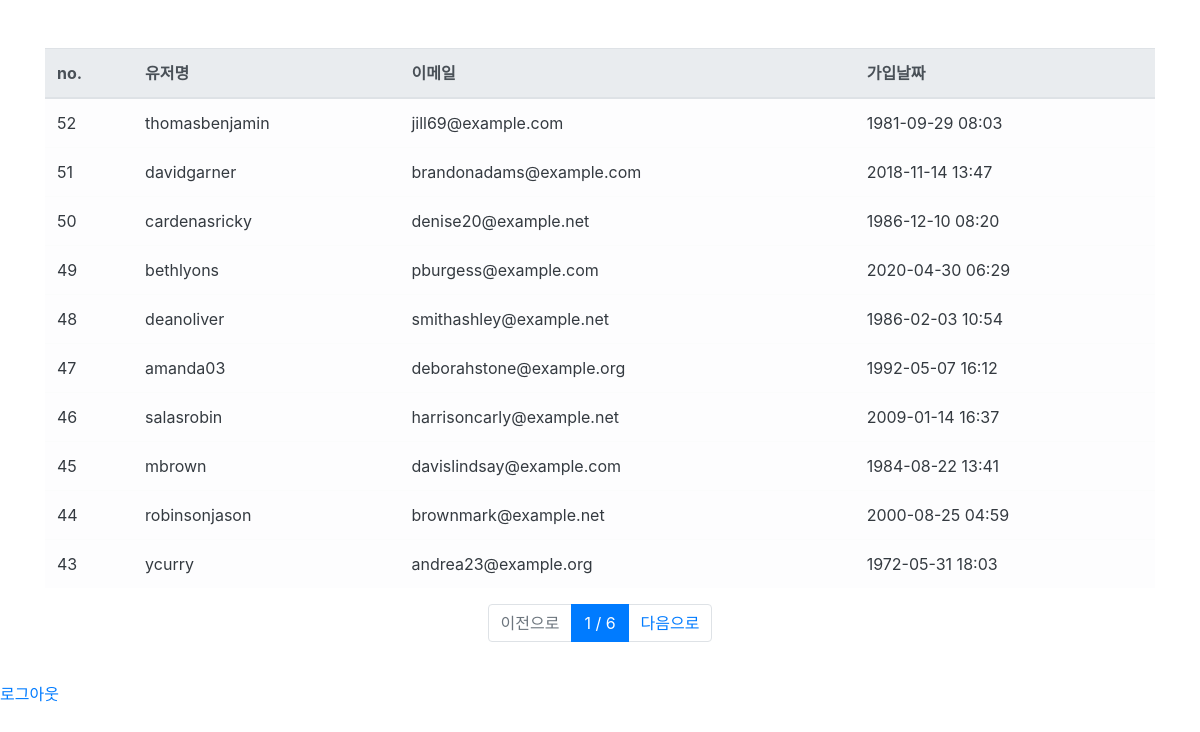
The page /users/ (signed in) on the database its author committed.
### user/models.py (models this page shows, shortened)
class User(AbstractUser):
    register_date = models.DateTimeField(auto_now_add=True, verbose_name="등록날짜")
    class Meta:
        verbose_name = "사용자"
        verbose_name_plural = "사용자"

### user/views.py (the view)
# urls.py: path("users/", user_list_view, name="user_list"),
def user_list_view(request):
    cur_user = request.user
    if cur_user.is_authenticated:
        page = int(request.GET.get("page", 1))
        users = User.objects.all().order_by("-id")
        paginator = Paginator(users, 10)
        users = paginator.get_page(page)
        return render(request, "users.html", {"users": users})
    else:
        return HttpResponseRedirect("/login")

### templates/users.html (shortened to what this page needs)
{% extends "base.html" %}
{% block content %}
  <div class="container">
<div class="row mt-5">
  <div class="col-12">
    <table class="table table-light">
      <thead class="thead-light">
        <tr>
          <th scope="col">no.</th>
          <th scope="col">유저명</th>
          <th scope="col">이메일</th>
          <th scope="col">가입날짜</th>
        </tr>
      </thead>
      <tbody class="text-dark">
        {% for user in users %}
        <tr>
          <td scope="row">{{ user.id }}</td>
          <td>{{ user.username }}</td>
          <td>{{ user.email }}</td>
          <td>{{ user.register_date|date:'Y-m-d H:i' }}</td>
        </tr>
        {% endfor %}
      </tbody>
    </table>
  </div>
</div>
<nav>
  <ul class="pagination justify-content-center">
    {% if users.has_previous %}
    <li class="page-item">
      <a class="page-link" href="?page={{ users.previous_page_number }}">이전으로</a>
    </li>
    {% else %}
    <li class="page-item disabled">
      <a class="page-link" href="#">이전으로</a>
    </li>
    {% endif %}
    <li class="page-item active">
      <a class="page-link" href="#">{{ users.number}} / {{ users.paginator.num_pages }}</a>
    </li>
    {% if users.has_next %}
    <li class="page-item">
      <a class="page-link" href="?page={{ users.next_page_number }}">다음으로</a>
    {% else %}
    <li class="page-item disabled">
      <a class="page-link disabled" href="#">다음으로</a>
    {% endif %}
    </li>
  </ul>
</nav>
  </div>
{% endblock %}

### templates/base.html (shortened to what this page needs)
<!DOCTYPE html>
<html lang="en">
  <head>
    <link
    rel="stylesheet"
    href="https://cdn.jsdelivr.net/npm/bootstrap@4.6.0/dist/css/bootstrap.min.css"
  />
  </head>
  <body>
    {% block content %} {% endblock %}  <br />
     {% if user.is_authenticated %}
    <p><a href="{% url 'logout' %}">로그아웃</a></p>
    {% else %}
    <p><a href="{% url 'register' %}">회원가입</a></p>
    <p><a href="{% url 'login' %}">로그인</a></p>
    {% endif %}
  </body>
</html>

### rows shown on the page
User: id "52", username "thomasbenjamin", email "jill69@example.com", register_date "1981-09-29 08:03"
User: id "51", username "davidgarner", email "brandonadams@example.com", register_date "2018-11-14 13:47"
User: id "50", username "cardenasricky", email "denise20@example.net", register_date "1986-12-10 08:20"
User: id "49", username "bethlyons", email "pburgess@example.com", register_date "2020-04-30 06:29"
User: id "48", username "deanoliver", email "smithashley@example.net", register_date "1986-02-03 10:54"
User: id "47", username "amanda03", email "deborahstone@example.org", register_date "1992-05-07 16:12"
User: id "46", username "salasrobin", email "harrisoncarly@example.net", register_date "2009-01-14 16:37"
User: id "45", username "mbrown", email "davislindsay@example.com", register_date "1984-08-22 13:41"
User: id "44", username "robinsonjason", email "brownmark@example.net", register_date "2000-08-25 04:59"
User: id "43", username "ycurry", email "andrea23@example.org", register_date "1972-05-31 18:03"

### other values the page prints
{{ users.number }} "1"
{{ users.paginator.num_pages }} "6"
